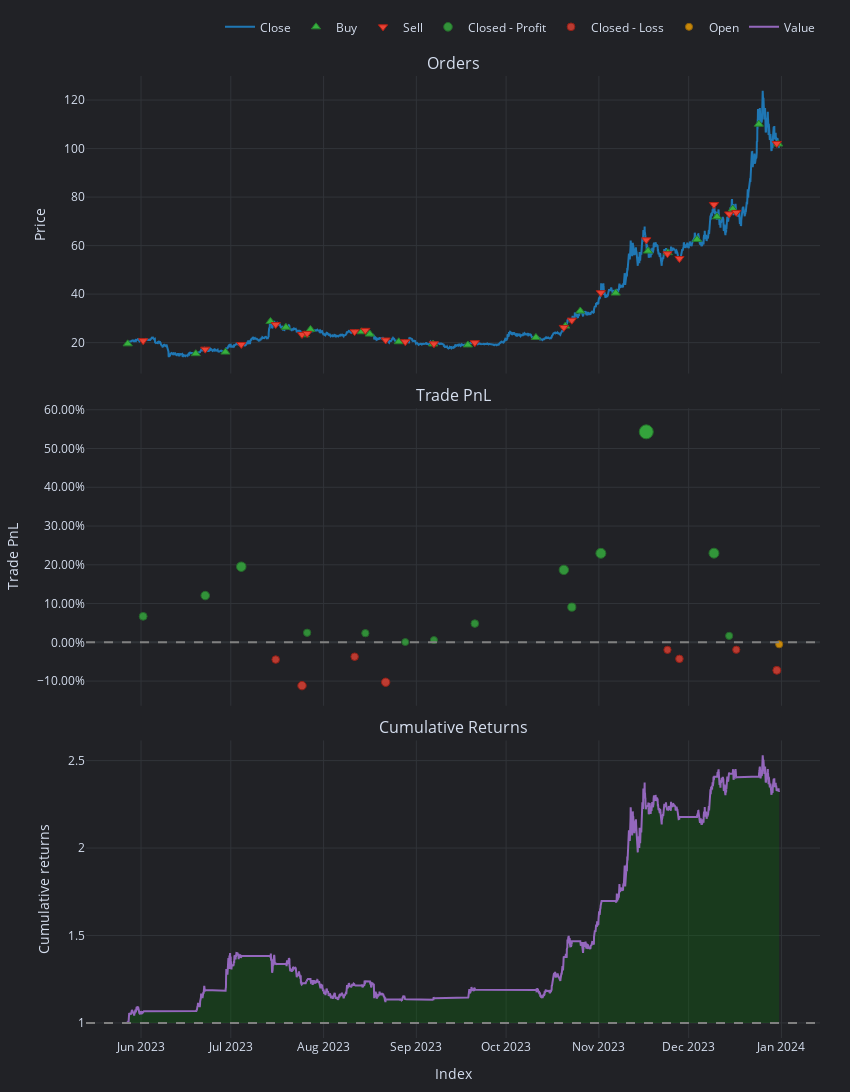

The notebook cell this image was saved under:
### Code cell
pf.plot(settings=dict(bm_returns=False)).show()

### Figure 1 — Plotly figure (JSON) as saved in the notebook; plotly's stock layout.template omitted (floating-point values rounded to 4 significant figures; data arrays with more than 128 entries replaced by an {"elided": "..."} marker saying what was removed)
{"data": [{"legendgroup": "0", "line": {"color": "#1f77b4"}, "mode": "lines", "name": "Close", "showlegend": true, "type": "scatter", "uid": "646b713a-346b-4076-bddd-e5b3586c7b82", "x": {"elided": "5242 str values"}, "xaxis": "x", "y": {"elided": "5242 float values"}, "yaxis": "y"}, {"customdata": {"elided": "23x9 mixed values"}, "hovertemplate": "<br>Order Id: %{customdata[0]}\n<br>Signal Index: %{customdata[1]}\n<br>Creation Index: %{customdata[2]}\n<br>Fill Index: %{customdata[3]}\n<br>Size: %{customdata[4]:,}\n<br>Price: %{customdata[5]:,}\n<br>Fees: %{customdata[6]:,}\n<br>Type: %{customdata[7]}\n<br>Stop Type: %{customdata[8]}", "marker": {"color": "#37B13F", "line": {"color": "rgb(38,123,44)", "width": 1}, "size": 8, "symbol": "triangle-up"}, "mode": "markers", "name": "Buy", "type": "scatter", "uid": "09666c7d-8c75-4afd-8392-7913640e11f7", "x": ["2023-05-27T13:00:00+00:00", "2023-06-19T07:00:00+00:00", "2023-06-29T05:00:00+00:00", "2023-07-14T06:00:00+00:00", "2023-07-19T10:00:00+00:00", "2023-07-25T17:00:00+00:00", "2023-07-27T15:00:00+00:00", "2023-08-13T17:00:00+00:00", "2023-08-16T11:00:00+00:00", "2023-08-26T03:00:00+00:00", "2023-09-06T15:00:00+00:00", "2023-09-18T05:00:00+00:00", "2023-10-10T23:00:00+00:00", "2023-10-20T19:00:00+00:00", "2023-10-25T19:00:00+00:00", "2023-11-06T15:00:00+00:00", "2023-11-17T10:00:00+00:00", "2023-11-24T01:00:00+00:00", "2023-12-03T19:00:00+00:00", "2023-12-10T11:00:00+00:00", "2023-12-15T18:00:00+00:00", "2023-12-24T11:00:00+00:00", "2023-12-30T23:00:00+00:00"], "xaxis": "x", "y": [19.51, 15.45, 16.1, 28.74, 26.33, 23.24, 25.45, 24.48, 23.52, 20.37, 19.43, 19.05, 22.14, 26.82, 33.01, 40.42, 57.74, 57.08, 62.54, 71.87, 75.11, 110.0, 101.9], "yaxis": "y"}, {"customdata": {"elided": "22x9 mixed values"}, "hovertemplate": "<br>Order Id: %{customdata[0]}\n<br>Signal Index: %{customdata[1]}\n<br>Creation Index: %{customdata[2]}\n<br>Fill Index: %{customdata[3]}\n<br>Size: %{customdata[4]:,}\n<br>Price: %{customdata[5]:,}\n<br>Fees: %{customdata[6]:,}\n<br>Type: %{customdata[7]}\n<br>Stop Type: %{customdata[8]}", "marker": {"color": "#EA4335", "line": {"color": "rgb(181,31,18)", "width": 1}, "size": 8, "symbol": "triangle-down"}, "mode": "markers", "name": "Sell", "type": "scatter", "uid": "9e9e0e66-1fdf-49b6-b6aa-dc67cf737f94", "x": ["2023-06-01T17:00:00+00:00", "2023-06-22T11:00:00+00:00", "2023-07-04T12:00:00+00:00", "2023-07-16T00:00:00+00:00", "2023-07-24T19:00:00+00:00", "2023-07-26T12:00:00+00:00", "2023-08-11T09:00:00+00:00", "2023-08-14T23:00:00+00:00", "2023-08-21T18:00:00+00:00", "2023-08-28T07:00:00+00:00", "2023-09-06T21:00:00+00:00", "2023-09-20T13:00:00+00:00", "2023-10-20T07:00:00+00:00", "2023-10-22T23:00:00+00:00", "2023-11-01T16:00:00+00:00", "2023-11-16T20:00:00+00:00", "2023-11-23T22:00:00+00:00", "2023-11-27T22:00:00+00:00", "2023-12-09T11:00:00+00:00", "2023-12-14T13:00:00+00:00", "2023-12-16T22:00:00+00:00", "2023-12-30T11:00:00+00:00"], "xaxis": "x", "y": [20.81, 17.31, 19.24, 27.46, 23.39, 23.81, 24.51, 25.06, 21.09, 20.39, 19.54, 19.97, 26.27, 29.25, 40.59, 62.37, 56.62, 54.65, 76.92, 73.07, 73.68, 102.1], "yaxis": "y"}, {"customdata": [["0", "0", "2023-06-01 17:00:00+00:00", 6.706, 0.06706], ["1", "1", "2023-06-22 11:00:00+00:00", 12.06, 0.1206], ["2", "2", "2023-07-04 12:00:00+00:00", 19.5, 0.195], ["5", "5", "2023-07-26 12:00:00+00:00", 2.47, 0.0247], ["7", "7", "2023-08-14 23:00:00+00:00", 2.361, 0.02361], ["9", "9", "2023-08-28 07:00:00+00:00", 0.06873, 0.0006873], ["10", "10", "2023-09-06 21:00:00+00:00", 0.5817, 0.005817], ["11", "11", "2023-09-20 13:00:00+00:00", 4.835, 0.04835], ["12", "12", "2023-10-20 07:00:00+00:00", 18.68, 0.1868], ["13", "13", "2023-10-22 23:00:00+00:00", 9.079, 0.09079], ["14", "14", "2023-11-01 16:00:00+00:00", 22.96, 0.2296], ["15", "15", "2023-11-16 20:00:00+00:00", 54.3, 0.543], ["18", "18", "2023-12-09 11:00:00+00:00", 23.0, 0.23], ["19", "19", "2023-12-14 13:00:00+00:00", 1.668, 0.01668]], "hovertemplate": "<br>Exit Trade Id: %{customdata[0]}\n<br>Position Id: %{customdata[1]}\n<br>Exit Index: %{customdata[2]}\n<br>PnL: %{customdata[3]:,}\n<br>Return: %{customdata[4]:,%}", "marker": {"color": "#37B13F", "line": {"color": "rgb(38,123,44)", "width": 1}, "opacity": [0.7684, 0.7832, 0.8038, 0.7566, 0.7563, 0.75, 0.7514, 0.7632, 0.8015, 0.7749, 0.8133, 0.9, 0.8134, 0.7544], "size": [7.857, 8.548, 9.509, 7.31, 7.296, 7, 7.066, 7.615, 9.403, 8.163, 9.955, 14, 9.96, 7.206], "symbol": "circle"}, "mode": "markers", "name": "Closed - Profit", "type": "scatter", "uid": "b2277f18-b313-49e3-b70f-61f1e3f0f8ec", "x": ["2023-06-01T17:00:00+00:00", "2023-06-22T11:00:00+00:00", "2023-07-04T12:00:00+00:00", "2023-07-26T12:00:00+00:00", "2023-08-14T23:00:00+00:00", "2023-08-28T07:00:00+00:00", "2023-09-06T21:00:00+00:00", "2023-09-20T13:00:00+00:00", "2023-10-20T07:00:00+00:00", "2023-10-22T23:00:00+00:00", "2023-11-01T16:00:00+00:00", "2023-11-16T20:00:00+00:00", "2023-12-09T11:00:00+00:00", "2023-12-14T13:00:00+00:00"], "xaxis": "x2", "y": [0.06706, 0.1206, 0.195, 0.0247, 0.02361, 0.0006873, 0.005817, 0.04835, 0.1868, 0.09079, 0.2296, 0.543, 0.23, 0.01668], "yaxis": "y2"}, {"customdata": [["3", "3", "2023-07-16 00:00:00+00:00", -4.447, -0.04447], ["4", "4", "2023-07-24 19:00:00+00:00", -11.17, -0.1117], ["6", "6", "2023-08-11 09:00:00+00:00", -3.705, -0.03705], ["8", "8", "2023-08-21 18:00:00+00:00", -10.3, -0.103], ["16", "16", "2023-11-23 22:00:00+00:00", -1.941, -0.01941], ["17", "17", "2023-11-27 22:00:00+00:00", -4.264, -0.04264], ["20", "20", "2023-12-16 22:00:00+00:00", -1.908, -0.01908], ["21", "21", "2023-12-30 11:00:00+00:00", -7.225, -0.07225]], "hovertemplate": "<br>Exit Trade Id: %{customdata[0]}\n<br>Position Id: %{customdata[1]}\n<br>Exit Index: %{customdata[2]}\n<br>PnL: %{customdata[3]:,}\n<br>Return: %{customdata[4]:,%}", "marker": {"color": "#EA4335", "line": {"color": "rgb(181,31,18)", "width": 1}, "opacity": [0.7621, 0.7807, 0.7601, 0.7783, 0.7552, 0.7616, 0.7551, 0.7698], "size": [7.565, 8.433, 7.469, 8.321, 7.242, 7.542, 7.237, 7.924], "symbol": "circle"}, "mode": "markers", "name": "Closed - Loss", "type": "scatter", "uid": "d7a5cc9c-df8d-4756-8d68-3ecabc6955df", "x": ["2023-07-16T00:00:00+00:00", "2023-07-24T19:00:00+00:00", "2023-08-11T09:00:00+00:00", "2023-08-21T18:00:00+00:00", "2023-11-23T22:00:00+00:00", "2023-11-27T22:00:00+00:00", "2023-12-16T22:00:00+00:00", "2023-12-30T11:00:00+00:00"], "xaxis": "x2", "y": [-0.04447, -0.1117, -0.03705, -0.103, -0.01941, -0.04264, -0.01908, -0.07225], "yaxis": "y2"}, {"customdata": [["22", "22", "2023-12-31 06:00:00+00:00", -0.5153, -0.005153]], "hovertemplate": "<br>Exit Trade Id: %{customdata[0]}\n<br>Position Id: %{customdata[1]}\n<br>Exit Index: %{customdata[2]}\n<br>PnL: %{customdata[3]:,}\n<br>Return: %{customdata[4]:,%}", "marker": {"color": "#FFAA00", "line": {"color": "rgb(178,118,0)", "width": 1}, "opacity": [0.7512], "size": [7.058], "symbol": "circle"}, "mode": "markers", "name": "Open", "type": "scatter", "uid": "471f921c-c4e8-402e-a9e3-b601085c6b20", "x": ["2023-12-31T06:00:00+00:00"], "xaxis": "x2", "y": [-0.005153], "yaxis": "y2"}, {"hoverinfo": "skip", "line": {"color": "rgba(0, 0, 0, 0)", "width": 0}, "mode": "lines", "opacity": 0, "showlegend": false, "type": "scatter", "uid": "d56500ae-1b13-4911-85ad-e1f698e72cfc", "x": {"elided": "5242 str values"}, "xaxis": "x3", "y": {"elided": "5242 int values"}, "yaxis": "y3"}, {"connectgaps": false, "fill": "tonexty", "fillcolor": "rgba(0, 128, 0, 0.25)", "hoverinfo": "skip", "line": {"color": "rgba(0, 0, 0, 0)", "width": 0}, "mode": "lines", "opacity": 0, "showlegend": false, "type": "scatter", "uid": "f4fc6625-f483-4350-9941-9f785bc6067d", "x": {"elided": "5242 str values"}, "xaxis": "x3", "y": {"elided": "5242 float values"}, "yaxis": "y3"}, {"hoverinfo": "skip", "line": {"color": "rgba(0, 0, 0, 0)", "width": 0}, "mode": "lines", "opacity": 0, "showlegend": false, "type": "scatter", "uid": "16023dde-3ce3-40da-8c0f-5ee39f0b9199", "x": {"elided": "5242 str values"}, "xaxis": "x3", "y": {"elided": "5242 int values"}, "yaxis": "y3"}, {"connectgaps": false, "fill": "tonexty", "fillcolor": "rgba(255, 0, 0, 0.25)", "hoverinfo": "skip", "line": {"color": "rgba(0, 0, 0, 0)", "width": 0}, "mode": "lines", "opacity": 0, "showlegend": false, "type": "scatter", "uid": "4debb47b-6666-450c-8548-6794d5ad4da7", "x": {"elided": "5242 str values"}, "xaxis": "x3", "y": {"elided": "5242 float values"}, "yaxis": "y3"}, {"legendgroup": "1", "line": {"color": "#9467bd"}, "mode": "lines", "name": "Value", "showlegend": true, "type": "scatter", "uid": "5ac7cd2d-9278-4483-aa1f-f2ccadd4e3c3", "x": {"elided": "5242 str values"}, "xaxis": "x3", "y": {"elided": "5242 float values"}, "yaxis": "y3"}, {"hoverinfo": "skip", "line": {"color": "rgba(0, 0, 0, 0)", "width": 0}, "mode": "lines", "opacity": 0, "showlegend": false, "type": "scatter", "uid": "601eff16-e472-4b9b-b388-fd18cec38bd5", "x": {"elided": "5242 str values"}, "xaxis": "x3", "y": {"elided": "5242 int values"}, "yaxis": "y3"}], "layout": {"annotations": [{"font": {"size": 16}, "showarrow": false, "text": "Orders", "x": 0.5, "xanchor": "center", "xref": "paper", "y": 1, "yanchor": "bottom", "yref": "paper"}, {"font": {"size": 16}, "showarrow": false, "text": "Trade PnL", "x": 0.5, "xanchor": "center", "xref": "paper", "y": 0.6547, "yanchor": "bottom", "yref": "paper"}, {"font": {"size": 16}, "showarrow": false, "text": "Cumulative Returns", "x": 0.5, "xanchor": "center", "xref": "paper", "y": 0.3093, "yanchor": "bottom", "yref": "paper"}], "height": 1110, "legend": {"orientation": "h", "traceorder": "normal", "x": 1, "xanchor": "right", "y": 1.036, "yanchor": "bottom"}, "margin": {"b": 30, "l": 30, "r": 30, "t": 30}, "shapes": [{"line": {"color": "gray", "dash": "dash"}, "type": "line", "x0": 0, "x1": 1, "xref": "paper", "y0": 0, "y1": 0, "yref": "y2"}, {"line": {"color": "gray", "dash": "dash"}, "type": "line", "x0": 0, "x1": 1, "xref": "paper", "y0": 1, "y1": 1, "yref": "y3"}], "showlegend": true, "width": 850, "xaxis": {"anchor": "y", "domain": [0, 1], "matches": "x3", "showticklabels": false}, "xaxis2": {"anchor": "y2", "domain": [0, 1], "matches": "x3", "showticklabels": false}, "xaxis3": {"anchor": "y3", "domain": [0, 1], "title": {"text": "Index"}}, "yaxis": {"anchor": "x", "domain": [0.6907, 1], "title": {"text": "Price"}}, "yaxis2": {"anchor": "x2", "domain": [0.3453, 0.6547], "tickformat": ".2%", "title": {"text": "Trade PnL"}}, "yaxis3": {"anchor": "x3", "domain": [0, 0.3093], "title": {"text": "Cumulative returns"}}}}
